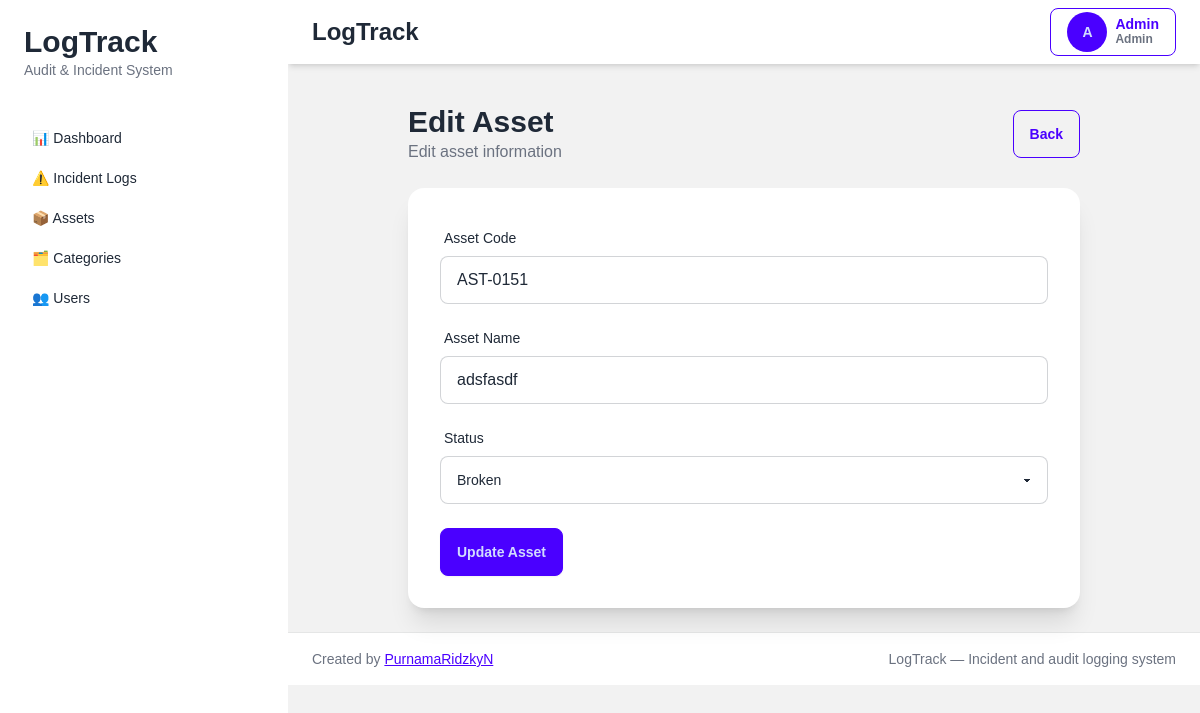
The app's page /assets/15/edit (signed in) with its own data.
### tables this page shows
CREATE TABLE assets (

    id INTEGER PRIMARY KEY AUTOINCREMENT,

    asset_code VARCHAR(255) UNIQUE NOT NULL,

    asset_name VARCHAR(255) NOT NULL,

    status VARCHAR(50) DEFAULT 'Operational',

    created_at DATETIME,

    updated_at DATETIME,

    is_deleted INTEGER DEFAULT 0
);

### app/controllers/asset_controller.py (the view)
def asset_edit(id):
    conn = None
    try:
        conn = get_db_connection()
        asset = conn.execute("""
            SELECT *
            FROM assets
            WHERE id = ?
        """, (id,)).fetchone()
        if not asset:
            flash("Asset not found", "error")
            return redirect("/assets")
        return render_template("assets/edit.html", asset=asset)
    except Exception as e:
        logger.error(f"ERROR EDIT ASSET: {e}")
        logger.error(traceback.format_exc())
        flash("Failed to open asset data", "error")
        return redirect("/assets")
    finally:
        if conn:
            conn.close()

### app/app.py (called while the page is built)
def create_app():
    app = Flask(__name__)
    app.config.from_object(
        "app.config.Config"
    )
    app.add_template_filter(
        timesince,
        "timesince"
    )
    @app.context_processor
    def inject_user():
        return {
            "role": session.get("role"),
            "user_name": session.get("name"),
            "user_id": session.get("user_id")
        }
    from app.routes.web import register_routes
    register_routes(app)
    return app

### app/database/connection.py (called while the page is built)
def get_db_connection():
    conn = sqlite3.connect(
        Config.DATABASE_PATH,
        timeout=30,
        isolation_level=None,
        check_same_thread=False
    )
    conn.row_factory = sqlite3.Row
    conn.execute("PRAGMA foreign_keys = ON")
    conn.execute("PRAGMA journal_mode = WAL")
    return conn

### app/templates/assets/edit.html
{% extends "layouts/app.html" %} {% block title %} Edit Asset {% endblock %} {%
block content %}
<div class="max-w-2xl mx-auto">
  <div class="flex items-center justify-between mb-6">
    <div>
      <h1 class="text-3xl font-bold">Edit Asset</h1>
      <p class="text-gray-500">Edit asset information</p>
    </div>
    <a href="/assets" class="btn btn-outline btn-primary">Back</a>
  </div>
  <div class="card bg-base-100 shadow-xl">
    <div class="card-body">
      <form method="POST" action="/assets/{{ asset.id }}/update">
        <div class="form-control mb-4">
          <label class="label">
            <span class="label-text"> Asset Code </span>
          </label>
          <input
            type="text"
            name="asset_code"
            value="{{ asset.asset_code }}"
            class="input input-bordered" />
        </div>
        <div class="form-control mb-4">
          <label class="label">
            <span class="label-text"> Asset Name </span>
          </label>
          <input
            type="text"
            name="asset_name"
            value="{{ asset.asset_name }}"
            class="input input-bordered" />
        </div>
        <div class="form-control mb-6">
          <label class="label">
            <span class="label-text"> Status </span>
          </label>
          <select name="status" class="select select-bordered">
            {% for status in ["Operational", "Maintenance", "Broken"] %}
              <option
                value="{{ status }}"
                {% if asset.status == status %}
                  selected
                {% endif %}
              >
                {{ status }}
              </option>
            {% endfor %}
          </select>
        </div>
        <button class="btn btn-primary">Update Asset</button>
      </form>
    </div>
  </div>
</div>
{% endblock %}

### app/static/css/app.css (style rules this page uses)
body { font-family: sans-serif; }

### records on screen
assets: asset_code "AST-0151", asset_name "adsfasdf", status "Broken"

### other values on screen
{{ session["name"][0]|upper }} "A"
{{ session["name"] }} "Admin"
